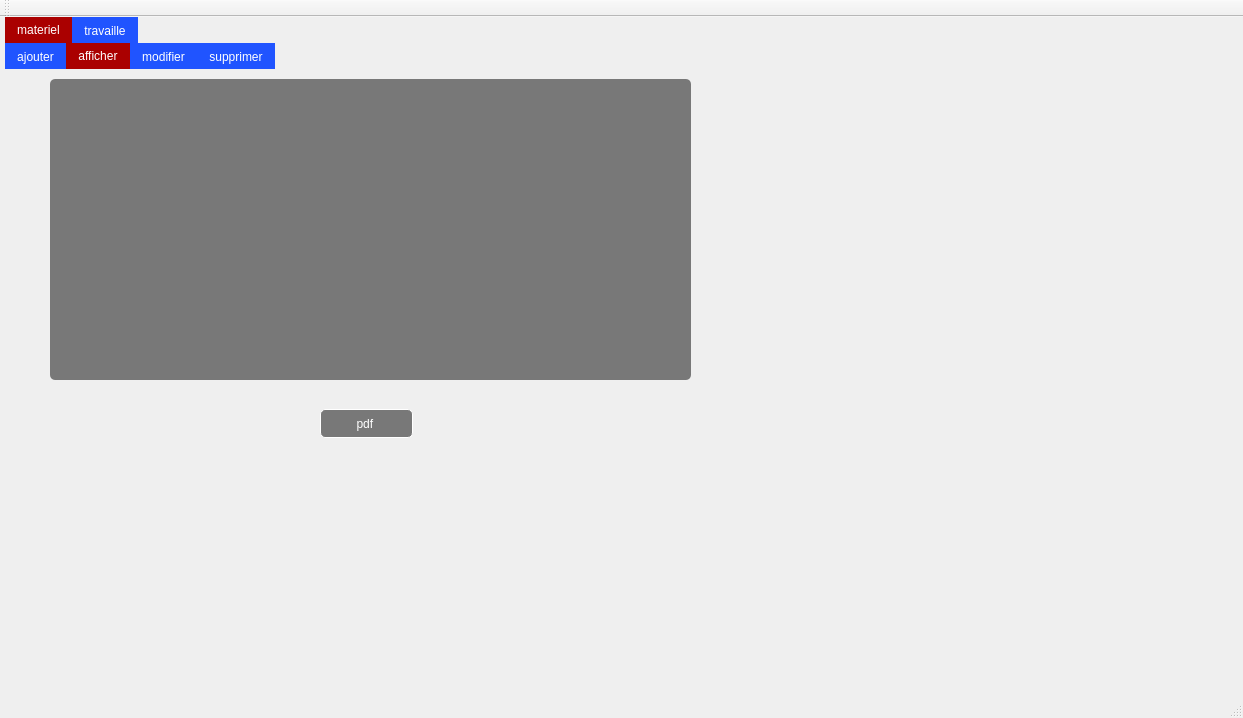
<?xml version="1.0" encoding="UTF-8"?>
<ui version="4.0">
 <class>MainWindow</class>
 <widget class="QMainWindow" name="MainWindow">
  <property name="geometry">
   <rect>
    <x>0</x>
    <y>0</y>
    <width>1243</width>
    <height>718</height>
   </rect>
  </property>
  <property name="windowTitle">
   <string>Gestion des Clients</string>
  </property>
  <widget class="QWidget" name="centralWidget">
   <widget class="QTabWidget" name="tabWidget">
    <property name="geometry">
     <rect>
      <x>0</x>
      <y>0</y>
      <width>921</width>
      <height>551</height>
     </rect>
    </property>
    <property name="styleSheet">
     <string notr="true">QTabBar::tab{
background:#2054ff;
color:white;
}
QTabBar::tab:selected{
background:rgb(170, 0, 0);
color:white;
}
QTabWidget::pane { /* The tab widget frame */
border-top: 0px solid #EA9D9D;
}
QTabWidget::tab-bar {
left: 5px; /* move to the right by 5px */
}</string>
    </property>
    <property name="currentIndex">
     <number>0</number>
    </property>
    <widget class="QWidget" name="tab">
     <attribute name="title">
      <string>materiel</string>
     </attribute>
     <widget class="QTabWidget" name="tabWidget_3">
      <property name="geometry">
       <rect>
        <x>0</x>
        <y>0</y>
        <width>871</width>
        <height>481</height>
       </rect>
      </property>
      <property name="styleSheet">
       <string notr="true">QTabBar::tab{
background:#2054ff;
color:white;
}
QTabBar::tab:selected{
background:rgb(170, 0, 0);
color:white;
}
QTabWidget::pane { /* The tab widget frame */
border-top: 0px solid #EA9D9D;
}
QTabWidget::tab-bar {
left: 5px; /* move to the right by 5px */
}</string>
      </property>
      <property name="currentIndex">
       <number>1</number>
      </property>
      <widget class="QWidget" name="tab_7">
       <attribute name="title">
        <string>ajouter</string>
       </attribute>
       <widget class="QLabel" name="label_6">
        <property name="geometry">
         <rect>
          <x>10</x>
          <y>10</y>
          <width>91</width>
          <height>16</height>
         </rect>
        </property>
        <property name="text">
         <string>matricule</string>
        </property>
       </widget>
       <widget class="QLabel" name="label_7">
        <property name="geometry">
         <rect>
          <x>10</x>
          <y>40</y>
          <width>81</width>
          <height>16</height>
         </rect>
        </property>
        <property name="text">
         <string>model</string>
        </property>
       </widget>
       <widget class="QLineEdit" name="lineEdit_7">
        <property name="geometry">
         <rect>
          <x>100</x>
          <y>10</y>
          <width>113</width>
          <height>22</height>
         </rect>
        </property>
        <property name="styleSheet">
         <string notr="true">QLineEdit{
background-color:rgba(155,170,255,20%);
border:1 solid blue;
border-radius:5px;
color:black;
}
</string>
        </property>
       </widget>
       <widget class="QLineEdit" name="lineEdit_8">
        <property name="geometry">
         <rect>
          <x>100</x>
          <y>40</y>
          <width>113</width>
          <height>22</height>
         </rect>
        </property>
        <property name="styleSheet">
         <string notr="true">QLineEdit{
background-color:rgba(155,170,255,20%);
border:1 solid blue;
border-radius:5px;
color:black;
}</string>
        </property>
       </widget>
       <widget class="QPushButton" name="pushButton_4">
        <property name="geometry">
         <rect>
          <x>100</x>
          <y>160</y>
          <width>93</width>
          <height>28</height>
         </rect>
        </property>
        <property name="styleSheet">
         <string notr="true">QPushButton{
background-color:rgba(0,0,0,50%);
color:white;
border:1 solid white;
border-radius: 5px;
}
QPushButton:hover{
background-color:rgb(0, 0, 255);
color:black;
}</string>
        </property>
        <property name="text">
         <string>ajouter</string>
        </property>
       </widget>
       <widget class="QLabel" name="label_8">
        <property name="geometry">
         <rect>
          <x>10</x>
          <y>80</y>
          <width>81</width>
          <height>16</height>
         </rect>
        </property>
        <property name="text">
         <string>etat</string>
        </property>
       </widget>
       <widget class="QComboBox" name="comboBox_2">
        <property name="geometry">
         <rect>
          <x>100</x>
          <y>80</y>
          <width>111</width>
          <height>22</height>
         </rect>
        </property>
        <property name="styleSheet">
         <string notr="true">QComboBox{
background-color:rgba(155,170,255,20%);
border:1 solid blue;
border-radius:5px;
color:black;
}
QComboBox::down-arrow {

}</string>
        </property>
        <item>
         <property name="text">
          <string>marche</string>
         </property>
        </item>
        <item>
         <property name="text">
          <string>en panne</string>
         </property>
        </item>
       </widget>
       <widget class="QLineEdit" name="lineEdit_9">
        <property name="geometry">
         <rect>
          <x>100</x>
          <y>120</y>
          <width>113</width>
          <height>22</height>
         </rect>
        </property>
        <property name="styleSheet">
         <string notr="true">QLineEdit{
background-color:rgba(155,170,255,20%);
border:1 solid blue;
border-radius:5px;
color:black;
}
</string>
        </property>
       </widget>
       <widget class="QLabel" name="label_9">
        <property name="geometry">
         <rect>
          <x>10</x>
          <y>120</y>
          <width>81</width>
          <height>16</height>
         </rect>
        </property>
        <property name="text">
         <string>groupe</string>
        </property>
       </widget>
      </widget>
      <widget class="QWidget" name="tab_8">
       <attribute name="title">
        <string>afficher</string>
       </attribute>
       <widget class="QTableView" name="tableView_2">
        <property name="geometry">
         <rect>
          <x>50</x>
          <y>10</y>
          <width>641</width>
          <height>301</height>
         </rect>
        </property>
        <property name="styleSheet">
         <string notr="true">QTableView {
    gridline-color: white;
color:white;
   background-color:rgba(0,0,0,50%);
border:0px;
border-radius: 5px;
    }
QHeaderView {background-color: transparent;
color:white;

}
QHeaderView::section{
border-style: none;
background-color: transparent;
margin-bottom:5px;
margin-top:5px;
border:0px;
}
QTableView QTableCornerButton::section {
     bottom-style:none;
border:0px;

 }
</string>
        </property>
       </widget>
       <widget class="QPushButton" name="pushButton_7">
        <property name="geometry">
         <rect>
          <x>320</x>
          <y>340</y>
          <width>93</width>
          <height>29</height>
         </rect>
        </property>
        <property name="styleSheet">
         <string notr="true">QPushButton{
background-color:rgba(0,0,0,50%);
color:white;
border:1 solid white;
border-radius: 5px;
}
QPushButton:hover{
background-color:rgb(0, 0, 255);
color:black;
}</string>
        </property>
        <property name="text">
         <string>pdf </string>
        </property>
       </widget>
      </widget>
      <widget class="QWidget" name="tab_9">
       <attribute name="title">
        <string>modifier</string>
       </attribute>
       <widget class="QLabel" name="label_14">
        <property name="geometry">
         <rect>
          <x>20</x>
          <y>20</y>
          <width>81</width>
          <height>16</height>
         </rect>
        </property>
        <property name="text">
         <string>matricule*</string>
        </property>
       </widget>
       <widget class="QPushButton" name="pushButton_5">
        <property name="geometry">
         <rect>
          <x>490</x>
          <y>170</y>
          <width>93</width>
          <height>28</height>
         </rect>
        </property>
        <property name="styleSheet">
         <string notr="true">QPushButton{
background-color:rgba(0,0,0,50%);
color:white;
border:1 solid white;
border-radius: 5px;
}
QPushButton:hover{
background-color:rgb(0, 0, 255);
color:black;
}</string>
        </property>
        <property name="text">
         <string>modifier</string>
        </property>
       </widget>
       <widget class="QLabel" name="label_16">
        <property name="geometry">
         <rect>
          <x>414</x>
          <y>130</y>
          <width>71</width>
          <height>20</height>
         </rect>
        </property>
        <property name="text">
         <string>etat</string>
        </property>
       </widget>
       <widget class="QLineEdit" name="lineEdit_20">
        <property name="geometry">
         <rect>
          <x>90</x>
          <y>20</y>
          <width>113</width>
          <height>22</height>
         </rect>
        </property>
        <property name="styleSheet">
         <string notr="true">QLineEdit{
background-color:rgba(155,170,255,20%);
border:1 solid blue;
border-radius:5px;
color:black;
}</string>
        </property>
       </widget>
       <widget class="QTableView" name="tableView_5">
        <property name="geometry">
         <rect>
          <x>40</x>
          <y>50</y>
          <width>361</width>
          <height>231</height>
         </rect>
        </property>
        <property name="styleSheet">
         <string notr="true">QTableView {
    gridline-color: white;
color:white;
   background-color:rgba(0,0,0,50%);
border:0px;
border-radius: 5px;
    }
QHeaderView {background-color: transparent;
color:white;

}
QHeaderView::section{
border-style: none;
background-color: transparent;
margin-bottom:5px;
margin-top:5px;
border:0px;
}
QTableView QTableCornerButton::section {
     bottom-style:none;
border:0px;

 }
</string>
        </property>
       </widget>
       <widget class="QComboBox" name="comboBox_3">
        <property name="geometry">
         <rect>
          <x>480</x>
          <y>130</y>
          <width>111</width>
          <height>22</height>
         </rect>
        </property>
        <property name="styleSheet">
         <string notr="true">QComboBox{
background-color:rgba(155,170,255,20%);
border:1 solid blue;
border-radius:5px;
color:black;
}
QComboBox::down-arrow {

}</string>
        </property>
        <item>
         <property name="text">
          <string>marche</string>
         </property>
        </item>
        <item>
         <property name="text">
          <string>en panne</string>
         </property>
        </item>
       </widget>
      </widget>
      <widget class="QWidget" name="tab_10">
       <attribute name="title">
        <string>supprimer</string>
       </attribute>
       <widget class="QLineEdit" name="lineEdit_12">
        <property name="geometry">
         <rect>
          <x>80</x>
          <y>10</y>
          <width>231</width>
          <height>22</height>
         </rect>
        </property>
        <property name="styleSheet">
         <string notr="true">QLineEdit{
background-color:rgba(155,170,255,20%);
border:1 solid blue;
border-radius:5px;
color:black;
}</string>
        </property>
       </widget>
       <widget class="QPushButton" name="pushButton_6">
        <property name="geometry">
         <rect>
          <x>320</x>
          <y>10</y>
          <width>93</width>
          <height>28</height>
         </rect>
        </property>
        <property name="styleSheet">
         <string notr="true">QPushButton{
background-color:rgba(0,0,0,50%);
color:white;
border:1 solid white;
border-radius: 5px;
}
QPushButton:hover{
background-color:rgb(0, 0, 255);
color:black;
}</string>
        </property>
        <property name="text">
         <string>suprimer</string>
        </property>
       </widget>
       <widget class="QTableView" name="tableView_6">
        <property name="geometry">
         <rect>
          <x>20</x>
          <y>60</y>
          <width>671</width>
          <height>192</height>
         </rect>
        </property>
        <property name="styleSheet">
         <string notr="true">QTableView {
    gridline-color: white;
color:white;
   background-color:rgba(0,0,0,50%);
border:0px;
border-radius: 5px;
    }
QHeaderView {background-color: transparent;
color:white;

}
QHeaderView::section{
border-style: none;
background-color: transparent;
margin-bottom:5px;
margin-top:5px;
border:0px;
}
QTableView QTableCornerButton::section {
     bottom-style:none;
border:0px;

 }
</string>
        </property>
       </widget>
       <widget class="QLabel" name="label_18">
        <property name="geometry">
         <rect>
          <x>10</x>
          <y>10</y>
          <width>81</width>
          <height>16</height>
         </rect>
        </property>
        <property name="text">
         <string>matricule</string>
        </property>
       </widget>
      </widget>
     </widget>
    </widget>
    <widget class="QWidget" name="tab_2">
     <attribute name="title">
      <string>travaille</string>
     </attribute>
     <widget class="QTabWidget" name="tabWidget_2">
      <property name="geometry">
       <rect>
        <x>0</x>
        <y>0</y>
        <width>741</width>
        <height>461</height>
       </rect>
      </property>
      <property name="styleSheet">
       <string notr="true">QTabBar::tab{
background:#2054ff;
color:white;
}
QTabBar::tab:selected{
background:rgb(170, 0, 0);
color:white;
}
QTabWidget::pane { /* The tab widget frame */
border-top: 0px solid #EA9D9D;
}
QTabWidget::tab-bar {
left: 5px; /* move to the right by 5px */
}</string>
      </property>
      <property name="currentIndex">
       <number>3</number>
      </property>
      <widget class="QWidget" name="tab_3">
       <attribute name="title">
        <string>ajouter</string>
       </attribute>
       <widget class="QLabel" name="label">
        <property name="geometry">
         <rect>
          <x>10</x>
          <y>10</y>
          <width>91</width>
          <height>16</height>
         </rect>
        </property>
        <property name="text">
         <string>ID policier</string>
        </property>
       </widget>
       <widget class="QLabel" name="label_2">
        <property name="geometry">
         <rect>
          <x>0</x>
          <y>40</y>
          <width>91</width>
          <height>20</height>
         </rect>
        </property>
        <property name="text">
         <string>nom du groupe</string>
        </property>
       </widget>
       <widget class="QLabel" name="label_3">
        <property name="geometry">
         <rect>
          <x>10</x>
          <y>70</y>
          <width>71</width>
          <height>16</height>
         </rect>
        </property>
        <property name="text">
         <string>nombre </string>
        </property>
       </widget>
       <widget class="QLabel" name="label_4">
        <property name="geometry">
         <rect>
          <x>10</x>
          <y>100</y>
          <width>55</width>
          <height>16</height>
         </rect>
        </property>
        <property name="text">
         <string>description</string>
        </property>
       </widget>
       <widget class="QLineEdit" name="lineEdit">
        <property name="geometry">
         <rect>
          <x>100</x>
          <y>10</y>
          <width>113</width>
          <height>22</height>
         </rect>
        </property>
        <property name="styleSheet">
         <string notr="true">QLineEdit{
background-color:rgba(155,170,255,20%);
border:1 solid blue;
border-radius:5px;
color:black;
}</string>
        </property>
       </widget>
       <widget class="QLineEdit" name="lineEdit_2">
        <property name="geometry">
         <rect>
          <x>100</x>
          <y>40</y>
          <width>113</width>
          <height>22</height>
         </rect>
        </property>
        <property name="styleSheet">
         <string notr="true">QLineEdit{
background-color:rgba(155,170,255,20%);
border:1 solid blue;
border-radius:5px;
color:black;
}
</string>
        </property>
       </widget>
       <widget class="QLineEdit" name="lineEdit_3">
        <property name="geometry">
         <rect>
          <x>100</x>
          <y>70</y>
          <width>113</width>
          <height>22</height>
         </rect>
        </property>
        <property name="styleSheet">
         <string notr="true">QLineEdit{
background-color:rgba(155,170,255,20%);
border:1 solid blue;
border-radius:5px;
color:black;
}</string>
        </property>
       </widget>
       <widget class="QLineEdit" name="lineEdit_4">
        <property name="geometry">
         <rect>
          <x>100</x>
          <y>100</y>
          <width>113</width>
          <height>22</height>
         </rect>
        </property>
        <property name="styleSheet">
         <string notr="true">QLineEdit{
background-color:rgba(155,170,255,20%);
border:1 solid blue;
border-radius:5px;
color:black;
}</string>
        </property>
       </widget>
       <widget class="QPushButton" name="pushButton">
        <property name="geometry">
         <rect>
          <x>100</x>
          <y>180</y>
          <width>93</width>
          <height>28</height>
         </rect>
        </property>
        <property name="styleSheet">
         <string notr="true">QPushButton{
background-color:rgba(0,0,0,50%);
color:white;
border:1 solid white;
border-radius: 5px;
}
QPushButton:hover{
background-color:rgb(0, 0, 255);
color:black;
}</string>
        </property>
        <property name="text">
         <string>ajouter</string>
        </property>
       </widget>
      </widget>
      <widget class="QWidget" name="tab_6">
       <attribute name="title">
        <string>afficher</string>
       </attribute>
       <widget class="QTableView" name="tableView">
        <property name="geometry">
         <rect>
          <x>50</x>
          <y>10</y>
          <width>641</width>
          <height>301</height>
         </rect>
        </property>
        <property name="styleSheet">
         <string notr="true">QTableView {
    gridline-color: white;
color:white;
   background-color:rgba(0,0,0,50%);
border:0px;
border-radius: 5px;
    }
QHeaderView {background-color: transparent;
color:white;

}
QHeaderView::section{
border-style: none;
background-color: transparent;
margin-bottom:5px;
margin-top:5px;
border:0px;
}
QTableView QTableCornerButton::section {
     bottom-style:none;
border:0px;

 }
</string>
        </property>
       </widget>
       <widget class="QPushButton" name="pushButton_8">
        <property name="geometry">
         <rect>
          <x>290</x>
          <y>340</y>
          <width>93</width>
          <height>29</height>
         </rect>
        </property>
        <property name="styleSheet">
         <string notr="true">QPushButton{
background-color:rgba(0,0,0,50%);
color:white;
border:1 solid white;
border-radius: 5px;
}
QPushButton:hover{
background-color:rgb(0, 0, 255);
color:black;
}</string>
        </property>
        <property name="text">
         <string>pdf</string>
        </property>
       </widget>
      </widget>
      <widget class="QWidget" name="tab_5">
       <attribute name="title">
        <string>modifier</string>
       </attribute>
       <widget class="QLineEdit" name="lineEdit_15">
        <property name="geometry">
         <rect>
          <x>500</x>
          <y>130</y>
          <width>113</width>
          <height>22</height>
         </rect>
        </property>
        <property name="styleSheet">
         <string notr="true">QLineEdit{
background-color:rgba(155,170,255,20%);
border:1 solid blue;
border-radius:5px;
color:black;
}</string>
        </property>
       </widget>
       <widget class="QPushButton" name="pushButton_2">
        <property name="geometry">
         <rect>
          <x>510</x>
          <y>210</y>
          <width>93</width>
          <height>28</height>
         </rect>
        </property>
        <property name="styleSheet">
         <string notr="true">QPushButton{
background-color:rgba(0,0,0,50%);
color:white;
border:1 solid white;
border-radius: 5px;
}
QPushButton:hover{
background-color:rgb(0, 0, 255);
color:black;
}</string>
        </property>
        <property name="text">
         <string>modifier</string>
        </property>
       </widget>
       <widget class="QLabel" name="label_12">
        <property name="geometry">
         <rect>
          <x>414</x>
          <y>130</y>
          <width>71</width>
          <height>20</height>
         </rect>
        </property>
        <property name="text">
         <string>description</string>
        </property>
       </widget>
       <widget class="QLineEdit" name="lineEdit_17">
        <property name="geometry">
         <rect>
          <x>90</x>
          <y>20</y>
          <width>113</width>
          <height>22</height>
         </rect>
        </property>
        <property name="styleSheet">
         <string notr="true">QLineEdit{
background-color:rgba(155,170,255,20%);
border:1 solid blue;
border-radius:5px;
color:black;
}
</string>
        </property>
       </widget>
       <widget class="QTableView" name="tableView_4">
        <property name="geometry">
         <rect>
          <x>40</x>
          <y>50</y>
          <width>361</width>
          <height>231</height>
         </rect>
        </property>
        <property name="styleSheet">
         <string notr="true">QTableView {
    gridline-color: white;
color:white;
   background-color:rgba(0,0,0,50%);
border:0px;
border-radius: 5px;
    }
QHeaderView {background-color: transparent;
color:white;

}
QHeaderView::section{
border-style: none;
background-color: transparent;
margin-bottom:5px;
margin-top:5px;
border:0px;
}
QTableView QTableCornerButton::section {
     bottom-style:none;
border:0px;

 }
</string>
        </property>
       </widget>
       <widget class="QLabel" name="label_10">
        <property name="geometry">
         <rect>
          <x>20</x>
          <y>20</y>
          <width>91</width>
          <height>16</height>
         </rect>
        </property>
        <property name="text">
         <string>ID policier</string>
        </property>
       </widget>
      </widget>
      <widget class="QWidget" name="tab_4">
       <attribute name="title">
        <string>supprimer</string>
       </attribute>
       <widget class="QLineEdit" name="lineEdit_6">
        <property name="geometry">
         <rect>
          <x>80</x>
          <y>10</y>
          <width>231</width>
          <height>22</height>
         </rect>
        </property>
        <property name="styleSheet">
         <string notr="true">QLineEdit{
background-color:rgba(155,170,255,20%);
border:1 solid blue;
border-radius:5px;
color:black;
}</string>
        </property>
       </widget>
       <widget class="QPushButton" name="pushButton_3">
        <property name="geometry">
         <rect>
          <x>320</x>
          <y>10</y>
          <width>93</width>
          <height>28</height>
         </rect>
        </property>
        <property name="styleSheet">
         <string notr="true">QPushButton{
background-color:rgba(0,0,0,50%);
color:white;
border:1 solid white;
border-radius: 5px;
}
QPushButton:hover{
background-color:rgb(0, 0, 255);
color:black;
}</string>
        </property>
        <property name="text">
         <string>suprimer</string>
        </property>
       </widget>
       <widget class="QTableView" name="tableView_3">
        <property name="geometry">
         <rect>
          <x>20</x>
          <y>60</y>
          <width>671</width>
          <height>192</height>
         </rect>
        </property>
        <property name="styleSheet">
         <string notr="true">QTableView {
    gridline-color: white;
color:white;
   background-color:rgba(0,0,0,50%);
border:0px;
border-radius: 5px;
    }
QHeaderView {background-color: transparent;
color:white;

}
QHeaderView::section{
border-style: none;
background-color: transparent;
margin-bottom:5px;
margin-top:5px;
border:0px;
}
QTableView QTableCornerButton::section {
     bottom-style:none;
border:0px;

 }
</string>
        </property>
       </widget>
       <widget class="QLabel" name="label_11">
        <property name="geometry">
         <rect>
          <x>20</x>
          <y>10</y>
          <width>91</width>
          <height>16</height>
         </rect>
        </property>
        <property name="text">
         <string>ID policier</string>
        </property>
       </widget>
      </widget>
     </widget>
    </widget>
   </widget>
  </widget>
  <widget class="QMenuBar" name="menuBar">
   <property name="geometry">
    <rect>
     <x>0</x>
     <y>0</y>
     <width>1243</width>
     <height>26</height>
    </rect>
   </property>
  </widget>
  <widget class="QToolBar" name="mainToolBar">
   <attribute name="toolBarArea">
    <enum>TopToolBarArea</enum>
   </attribute>
   <attribute name="toolBarBreak">
    <bool>false</bool>
   </attribute>
  </widget>
  <widget class="QStatusBar" name="statusBar"/>
 </widget>
 <layoutdefault spacing="6" margin="11"/>
 <resources/>
 <connections/>
</ui>
